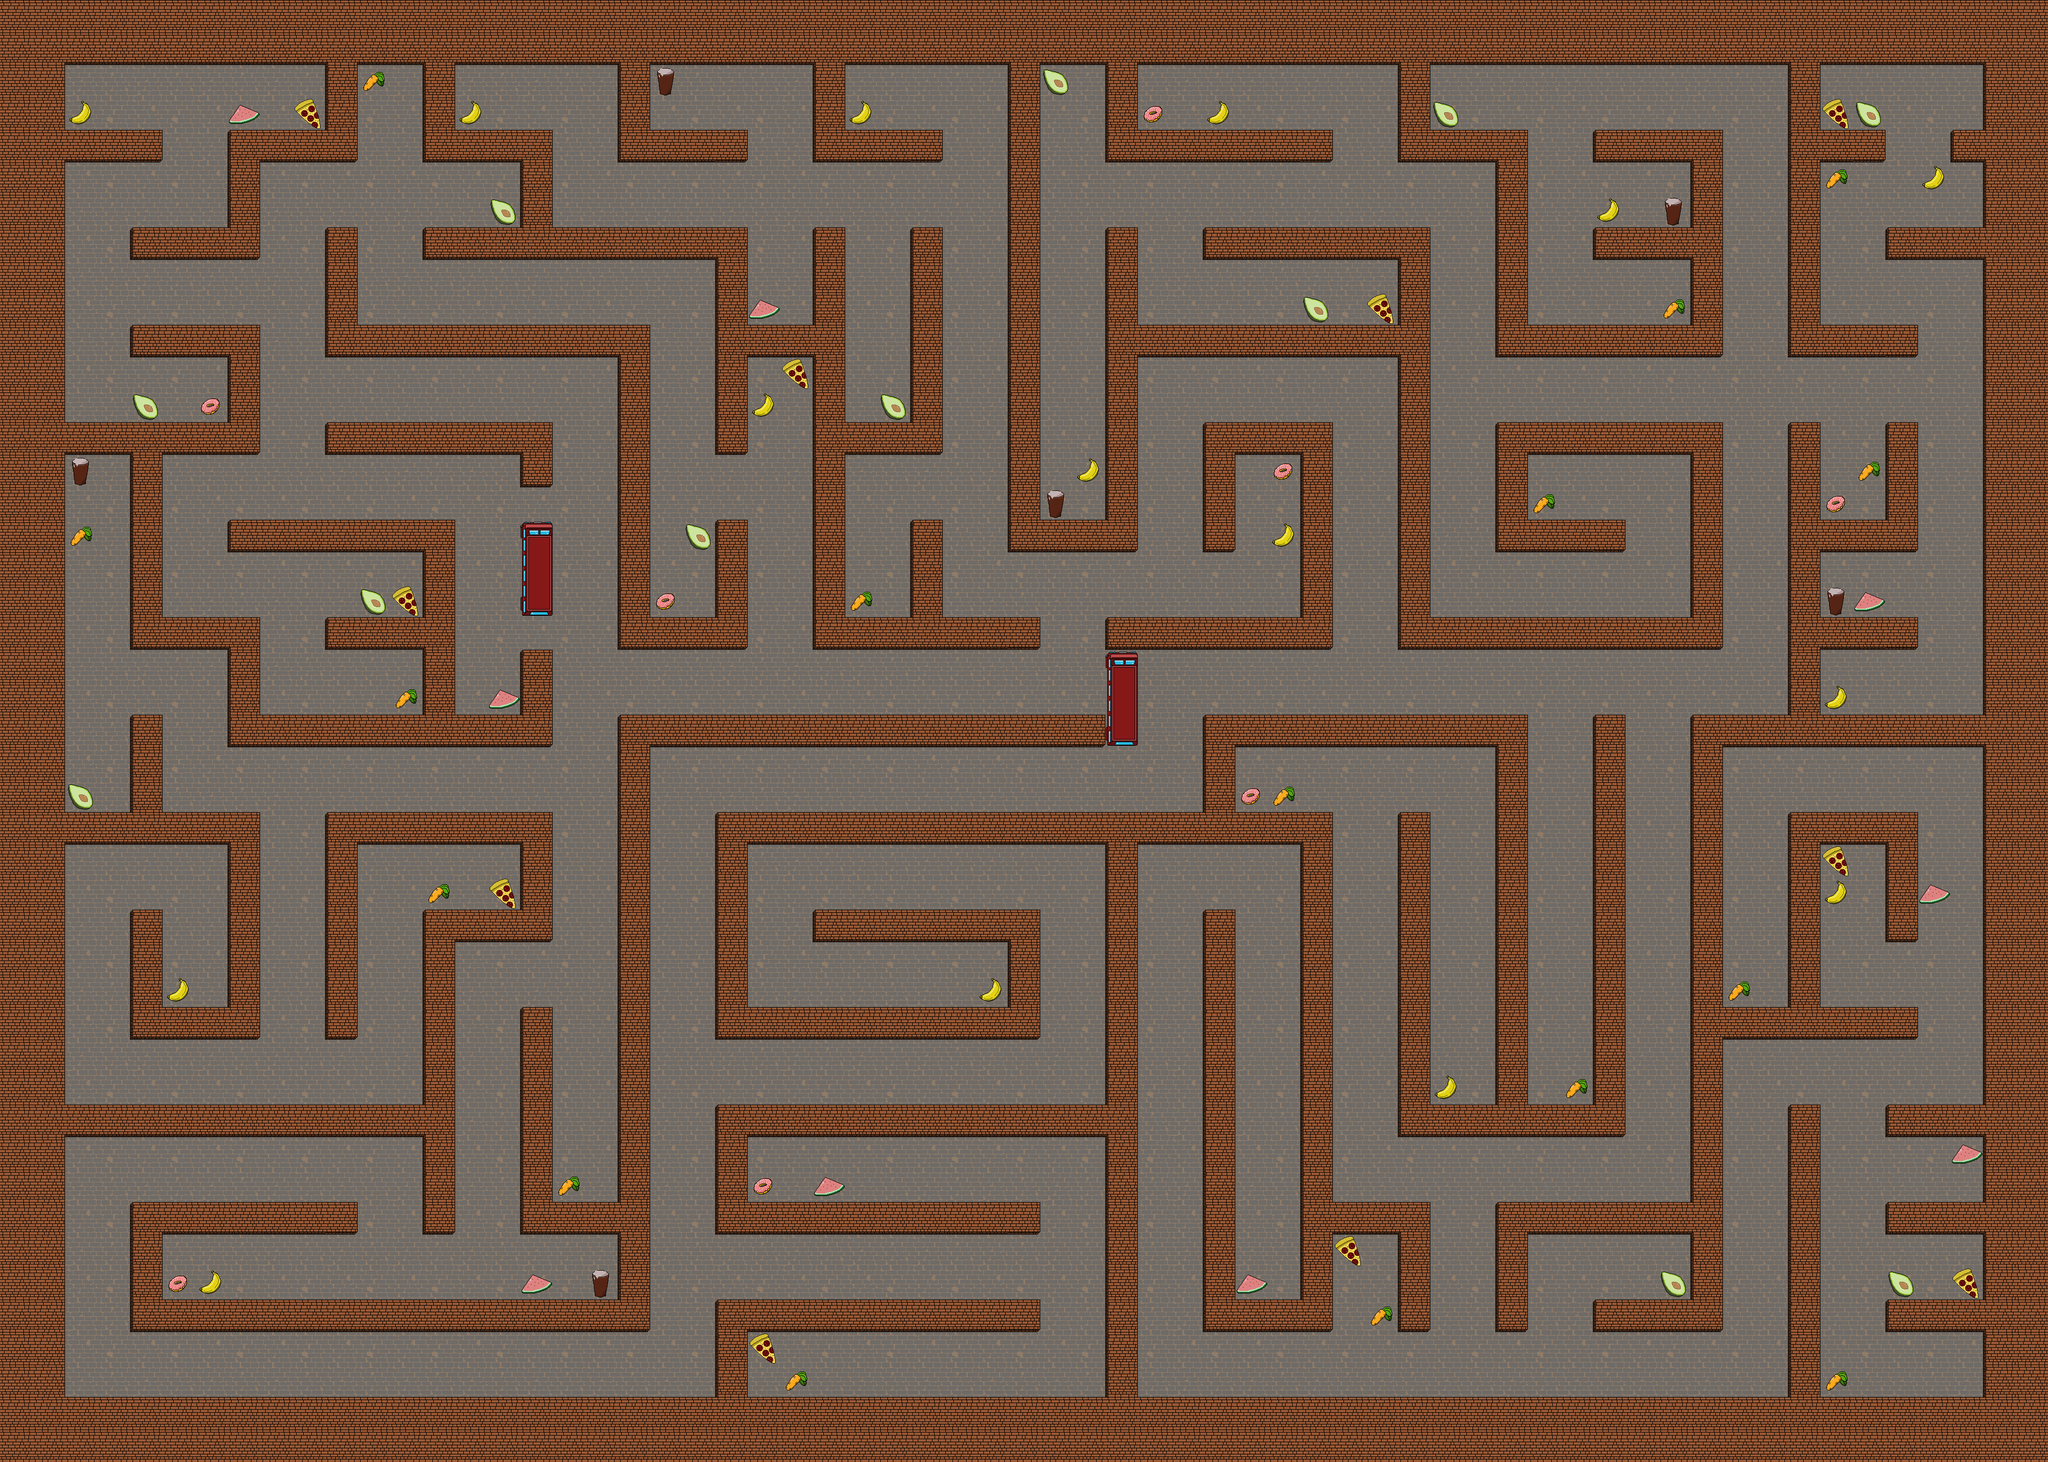

Tiled map render using the project's own tile images. Description and the map definition, with tile-layer contents summarised, below:
An orthogonal 63x45 tile map with 64x64 px tiles, 4 tile layers (ground, wall_tiles, bad_tiles, good_tiles), 2 hidden layers not drawn, 5 tilesets and 217 objects.

<map version="1.2" tiledversion="1.2.3" orientation="orthogonal" renderorder="right-down" width="63" height="45" tilewidth="64" tileheight="64" infinite="0" nextlayerid="24" nextobjectid="239">
 <tileset firstgid="1" name="tileSet" tilewidth="64" tileheight="64" tilecount="21" columns="7">
  <image source="tileSet.png" width="448" height="192" />
 </tileset>
 <tileset firstgid="22" name="good_objects" tilewidth="64" tileheight="64" tilecount="4" columns="4">
  <image source="../good_objects.png" width="256" height="64" />
 </tileset>
 <tileset firstgid="26" name="bad_objects" tilewidth="64" tileheight="64" tilecount="3" columns="3">
  <image source="../bad_objects.png" width="192" height="64" />
 </tileset>
 <tileset firstgid="29" name="tileset2" tilewidth="64" tileheight="64" tilecount="32" columns="8">
  <image source="tileset2.png" width="512" height="256" />
 </tileset>
 <tileset firstgid="61" name="london" tilewidth="64" tileheight="64" tilecount="16" columns="8">
  <image source="london.png" width="512" height="128" />
 </tileset>
 <objectgroup id="14" name="startpos">
  <object id="224" x="1536" y="1920">
   <point />
  </object>
 </objectgroup>
 <layer id="23" name="ground" width="63" height="45">
  <data>[2835 cells, 2835 non-empty, 4 distinct tile ids]</data>
 </layer>
 <layer id="18" name="wall_tiles" width="63" height="45">
  <data>[2835 cells, 1151 non-empty, 23 distinct tile ids]</data>
 </layer>
 <objectgroup id="11" name="wall_objects" visible="0">
  <object id="5" x="0" y="0" width="3008" height="128" />
  <object id="6" x="0" y="128" width="128" height="2624" />
  <object id="8" x="2176" y="1600" width="64" height="1152" />
  <object id="9" x="1408" y="2560" width="640" height="64" />
  <object id="10" x="1408" y="2624" width="64" height="128" />
  <object id="11" x="1408" y="2176" width="64" height="256" />
  <object id="12" x="1472" y="2368" width="576" height="64" />
  <object id="13" x="1472" y="2176" width="704" height="64" />
  <object id="14" x="1600" y="1792" width="448" height="64" />
  <object id="15" x="1984" y="1856" width="64" height="192" />
  <object id="16" x="1408" y="1984" width="576" height="64" />
  <object id="17" x="1408" y="1600" width="64" height="384" />
  <object id="18" x="1472" y="1600" width="704" height="64" />
  <object id="19" x="2240" y="1600" width="384" height="64" />
  <object id="20" x="2560" y="1664" width="64" height="960" />
  <object id="21" x="2368" y="2560" width="192" height="64" />
  <object id="22" x="2368" y="1792" width="64" height="768" />
  <object id="23" x="2368" y="1408" width="64" height="192" />
  <object id="24" x="2432" y="1408" width="576" height="64" />
  <object id="25" x="2944" y="1472" width="64" height="768" />
  <object id="26" x="2752" y="2176" width="192" height="64" />
  <object id="27" x="2752" y="1600" width="64" height="576" />
  <object id="28" x="3136" y="1408" width="64" height="832" />
  <object id="29" x="3008" y="2176" width="128" height="64" />
  <object id="30" x="2944" y="2368" width="64" height="256" />
  <object id="31" x="2752" y="2368" width="64" height="256" />
  <object id="32" x="2624" y="2368" width="128" height="64" />
  <object id="33" x="3008" y="2368" width="384" height="64" />
  <object id="34" x="3328" y="2432" width="64" height="192" />
  <object id="35" x="3136" y="2560" width="192" height="64" />
  <object id="36" x="3328" y="1408" width="64" height="960" />
  <object id="37" x="3392" y="1984" width="384" height="64" />
  <object id="38" x="3520" y="1600" width="64" height="384" />
  <object id="39" x="3584" y="1600" width="192" height="64" />
  <object id="40" x="3712" y="1664" width="64" height="192" />
  <object id="45" x="3520" y="2176" width="64" height="576" />
  <object id="49" x="1216" y="1408" width="64" height="1216" />
  <object id="50" x="256" y="2560" width="960" height="64" />
  <object id="51" x="256" y="2368" width="64" height="192" />
  <object id="52" x="320" y="2368" width="384" height="64" />
  <object id="53" x="128" y="2176" width="768" height="64" />
  <object id="54" x="832" y="2240" width="64" height="192" />
  <object id="55" x="1024" y="1984" width="64" height="448" />
  <object id="56" x="1088" y="2368" width="128" height="64" />
  <object id="57" x="832" y="1792" width="64" height="384" />
  <object id="58" x="896" y="1792" width="192" height="64" />
  <object id="59" x="1024" y="1600" width="64" height="192" />
  <object id="60" x="640" y="1600" width="384" height="64" />
  <object id="61" x="640" y="1664" width="64" height="384" />
  <object id="62" x="448" y="1600" width="64" height="448" />
  <object id="63" x="256" y="1984" width="192" height="64" />
  <object id="64" x="256" y="1792" width="64" height="192" />
  <object id="65" x="128" y="1600" width="320" height="64" />
  <object id="66" x="256" y="1408" width="64" height="192" />
  <object id="67" x="128" y="832" width="384" height="64" />
  <object id="68" x="256" y="896" width="64" height="384" />
  <object id="69" x="320" y="1216" width="192" height="64" />
  <object id="70" x="448" y="1280" width="64" height="192" />
  <object id="71" x="512" y="1408" width="576" height="64" />
  <object id="73" x="640" y="832" width="384" height="64" />
  <object id="74" x="448" y="1024" width="448" height="64" />
  <object id="75" x="832" y="1088" width="64" height="320" />
  <object id="76" x="640" y="1216" width="192" height="64" />
  <object id="77" x="256" y="640" width="256" height="64" />
  <object id="78" x="448" y="704" width="64" height="128" />
  <object id="79" x="640" y="448" width="64" height="256" />
  <object id="80" x="704" y="640" width="576" height="64" />
  <object id="81" x="1216" y="704" width="64" height="576" />
  <object id="82" x="1280" y="1216" width="192" height="64" />
  <object id="83" x="1408" y="1024" width="64" height="192" />
  <object id="84" x="832" y="448" width="640" height="64" />
  <object id="85" x="1408" y="512" width="64" height="384" />
  <object id="86" x="1472" y="640" width="192" height="64" />
  <object id="87" x="1600" y="448" width="64" height="192" />
  <object id="88" x="1600" y="704" width="64" height="576" />
  <object id="89" x="1664" y="1216" width="384" height="64" />
  <object id="90" x="1792" y="1024" width="64" height="192" />
  <object id="91" x="640" y="128" width="64" height="192" />
  <object id="92" x="448" y="256" width="192" height="64" />
  <object id="93" x="448" y="320" width="64" height="192" />
  <object id="94" x="256" y="448" width="192" height="64" />
  <object id="95" x="128" y="256" width="192" height="64" />
  <object id="96" x="832" y="128" width="64" height="192" />
  <object id="97" x="896" y="256" width="192" height="64" />
  <object id="98" x="1024" y="320" width="64" height="128" />
  <object id="99" x="1216" y="128" width="64" height="192" />
  </objectgroup>
 <objectgroup id="10" name="goal_blocking_object" visible="0">
  <!-- 1 objects omitted --></objectgroup>
 <layer id="19" name="goal_ground" width="63" height="45" visible="0">
  <data>[2835 cells, 6 non-empty, 4 distinct tile ids]</data>
 </layer>
 <objectgroup id="9" name="goal_object" visible="0">
  <!-- 1 objects omitted --></objectgroup>
 <layer id="20" name="goal" width="63" height="45" visible="0">
  <data>[2835 cells, 6 non-empty, 5 distinct tile ids]</data>
 </layer>
 <layer id="21" name="bad_tiles" width="63" height="45">
  <data>[2835 cells, 24 non-empty, 3 distinct tile ids]</data>
 </layer>
 <layer id="22" name="good_tiles" width="63" height="45">
  <data>[2835 cells, 52 non-empty, 4 distinct tile ids]</data>
 </layer>
 <objectgroup id="13" name="bad_objects" visible="0">
  <!-- 24 objects omitted --></objectgroup>
 <objectgroup id="12" name="good_objects">
  <!-- 52 objects omitted --></objectgroup>
</map>
<!-- 130 of 217 objects omitted -->
